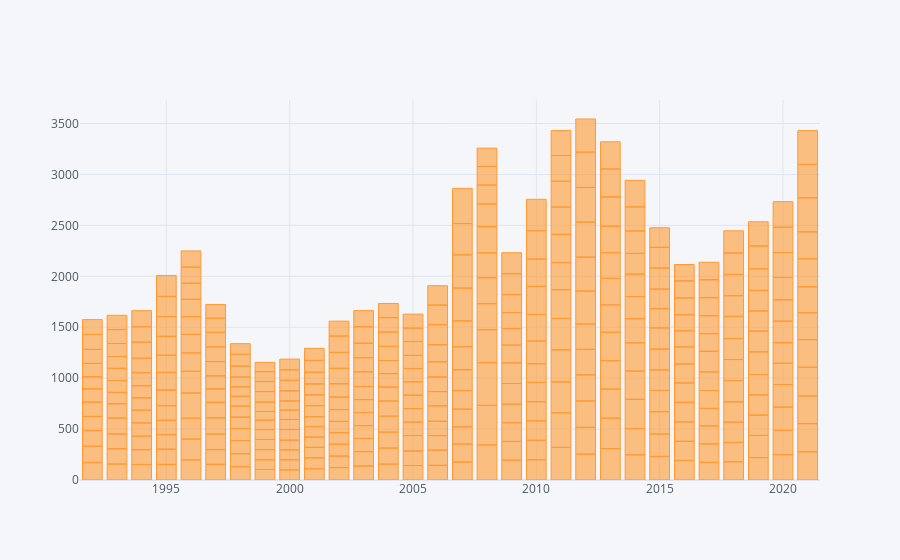

Write notebook code for a chart like this one.
### Code cell
df.iplot(kind='bar',x='Year',y='Price_wheat_ton')

### Figure 1 — Plotly figure (JSON) as saved in the notebook; plotly's stock layout.template omitted (floating-point values rounded to 4 significant figures; data arrays with more than 128 entries replaced by an {"elided": "..."} marker saying what was removed)
{"data": [{"marker": {"color": "rgba(255, 153, 51, 0.6)", "line": {"color": "rgba(255, 153, 51, 1.0)", "width": 1}}, "name": "Price_wheat_ton", "orientation": "v", "text": "", "type": "bar", "x": {"elided": "359 int values"}, "y": {"elided": "359 float values"}}], "layout": {"legend": {"bgcolor": "#F5F6F9", "font": {"color": "#4D5663"}}, "paper_bgcolor": "#F5F6F9", "plot_bgcolor": "#F5F6F9", "title": {"font": {"color": "#4D5663"}}, "xaxis": {"gridcolor": "#E1E5ED", "showgrid": true, "tickfont": {"color": "#4D5663"}, "title": {"font": {"color": "#4D5663"}, "text": ""}, "zerolinecolor": "#E1E5ED"}, "yaxis": {"gridcolor": "#E1E5ED", "showgrid": true, "tickfont": {"color": "#4D5663"}, "title": {"font": {"color": "#4D5663"}, "text": ""}, "zerolinecolor": "#E1E5ED"}}}
